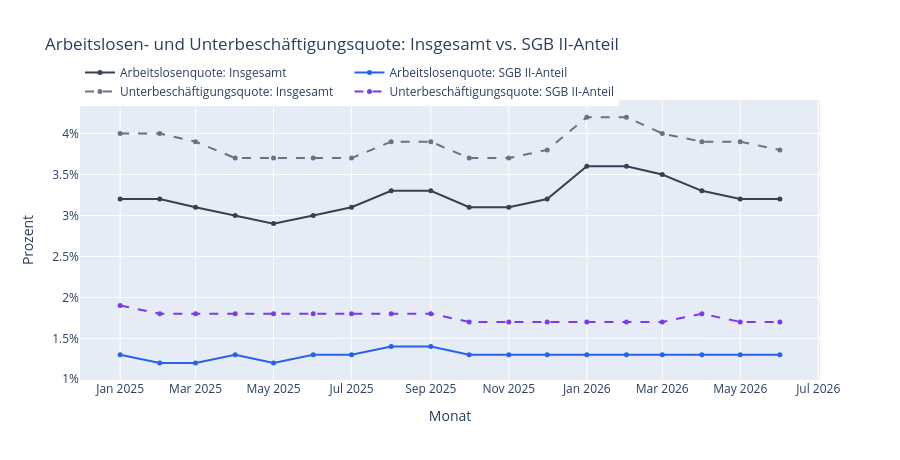

Here is the notebook cell this chart was saved with:
### Markdown cell above
## 3. Quoten im Vergleich: Arbeitslosenquote und Unterbeschäftigungsquote

### Code cell
fig = go.Figure()
fig.add_trace(go.Scatter(x=vergleich.index.to_timestamp(), y=vergleich["Arbeitslosenquote (%): Insgesamt"], name="Arbeitslosenquote: Insgesamt", mode="lines+markers", line=dict(color="#374151"), marker=dict(size=5)))
fig.add_trace(go.Scatter(x=vergleich.index.to_timestamp(), y=vergleich["Arbeitslosenquote (%): SGB II"], name="Arbeitslosenquote: SGB II-Anteil", mode="lines+markers", line=dict(color="#2563eb"), marker=dict(size=5)))
fig.add_trace(go.Scatter(x=vergleich.index.to_timestamp(), y=vergleich["Unterbeschäftigungsquote (%): Insgesamt"], name="Unterbeschäftigungsquote: Insgesamt", mode="lines+markers", line=dict(color="#6b7280", dash="dash"), marker=dict(size=5)))
fig.add_trace(go.Scatter(x=vergleich.index.to_timestamp(), y=vergleich["Unterbeschäftigungsquote (%): SGB II"], name="Unterbeschäftigungsquote: SGB II-Anteil", mode="lines+markers", line=dict(color="#7c3aed", dash="dash"), marker=dict(size=5)))
fig.update_layout(
    title="Arbeitslosen- und Unterbeschäftigungsquote: Insgesamt vs. SGB II-Anteil",
    yaxis_title="Prozent", yaxis_ticksuffix="%",
    xaxis_title="Monat", hovermode="x unified", legend=dict(orientation="h", y=1.15), height=460,
)
fig

### Figure 1 — Plotly figure (JSON) as saved in the notebook; plotly's stock layout.template omitted (floating-point values rounded to 4 significant figures)
{"data": [{"line": {"color": "#374151"}, "marker": {"size": 5}, "mode": "lines+markers", "name": "Arbeitslosenquote: Insgesamt", "type": "scatter", "x": ["2025-01-01T00:00:00", "2025-02-01T00:00:00", "2025-03-01T00:00:00", "2025-04-01T00:00:00", "2025-05-01T00:00:00", "2025-06-01T00:00:00", "2025-07-01T00:00:00", "2025-08-01T00:00:00", "2025-09-01T00:00:00", "2025-10-01T00:00:00", "2025-11-01T00:00:00", "2025-12-01T00:00:00", "2026-01-01T00:00:00", "2026-02-01T00:00:00", "2026-03-01T00:00:00", "2026-04-01T00:00:00", "2026-05-01T00:00:00", "2026-06-01T00:00:00"], "y": [3.2, 3.2, 3.1, 3.0, 2.9, 3.0, 3.1, 3.3, 3.3, 3.1, 3.1, 3.2, 3.6, 3.6, 3.5, 3.3, 3.2, 3.2]}, {"line": {"color": "#2563eb"}, "marker": {"size": 5}, "mode": "lines+markers", "name": "Arbeitslosenquote: SGB II-Anteil", "type": "scatter", "x": ["2025-01-01T00:00:00", "2025-02-01T00:00:00", "2025-03-01T00:00:00", "2025-04-01T00:00:00", "2025-05-01T00:00:00", "2025-06-01T00:00:00", "2025-07-01T00:00:00", "2025-08-01T00:00:00", "2025-09-01T00:00:00", "2025-10-01T00:00:00", "2025-11-01T00:00:00", "2025-12-01T00:00:00", "2026-01-01T00:00:00", "2026-02-01T00:00:00", "2026-03-01T00:00:00", "2026-04-01T00:00:00", "2026-05-01T00:00:00", "2026-06-01T00:00:00"], "y": [1.3, 1.2, 1.2, 1.3, 1.2, 1.3, 1.3, 1.4, 1.4, 1.3, 1.3, 1.3, 1.3, 1.3, 1.3, 1.3, 1.3, 1.3]}, {"line": {"color": "#6b7280", "dash": "dash"}, "marker": {"size": 5}, "mode": "lines+markers", "name": "Unterbeschäftigungsquote: Insgesamt", "type": "scatter", "x": ["2025-01-01T00:00:00", "2025-02-01T00:00:00", "2025-03-01T00:00:00", "2025-04-01T00:00:00", "2025-05-01T00:00:00", "2025-06-01T00:00:00", "2025-07-01T00:00:00", "2025-08-01T00:00:00", "2025-09-01T00:00:00", "2025-10-01T00:00:00", "2025-11-01T00:00:00", "2025-12-01T00:00:00", "2026-01-01T00:00:00", "2026-02-01T00:00:00", "2026-03-01T00:00:00", "2026-04-01T00:00:00", "2026-05-01T00:00:00", "2026-06-01T00:00:00"], "y": [4.0, 4.0, 3.9, 3.7, 3.7, 3.7, 3.7, 3.9, 3.9, 3.7, 3.7, 3.8, 4.2, 4.2, 4.0, 3.9, 3.9, 3.8]}, {"line": {"color": "#7c3aed", "dash": "dash"}, "marker": {"size": 5}, "mode": "lines+markers", "name": "Unterbeschäftigungsquote: SGB II-Anteil", "type": "scatter", "x": ["2025-01-01T00:00:00", "2025-02-01T00:00:00", "2025-03-01T00:00:00", "2025-04-01T00:00:00", "2025-05-01T00:00:00", "2025-06-01T00:00:00", "2025-07-01T00:00:00", "2025-08-01T00:00:00", "2025-09-01T00:00:00", "2025-10-01T00:00:00", "2025-11-01T00:00:00", "2025-12-01T00:00:00", "2026-01-01T00:00:00", "2026-02-01T00:00:00", "2026-03-01T00:00:00", "2026-04-01T00:00:00", "2026-05-01T00:00:00", "2026-06-01T00:00:00"], "y": [1.9, 1.8, 1.8, 1.8, 1.8, 1.8, 1.8, 1.8, 1.8, 1.7, 1.7, 1.7, 1.7, 1.7, 1.7, 1.8, 1.7, 1.7]}], "layout": {"height": 460, "hovermode": "x unified", "legend": {"orientation": "h", "y": 1.15}, "title": {"text": "Arbeitslosen- und Unterbeschäftigungsquote: Insgesamt vs. SGB II-Anteil"}, "xaxis": {"title": {"text": "Monat"}}, "yaxis": {"ticksuffix": "%", "title": {"text": "Prozent"}}}}
